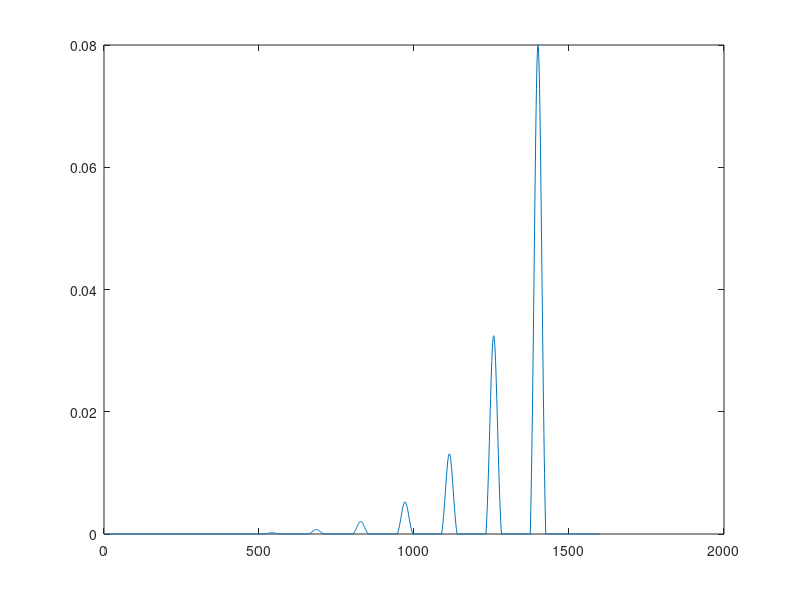

Write MATLAB code to recreate this figure. (Note: this script raises an error after producing the figure.)
function [dat, tissue, RF, motion] = nonperiodic_motion_test()
%% Laurence Jackson, BME, KCL, 2018
% 
% script to simulate the effects of respiratory motion of the pulse
% excitation profile with SWEEP
% 
% output:
%   dat = simulation results for tissue component
% 

clear

%% load paramters
load('tests/settings_motion.mat'); % load bulk of simulation parameters

%% sim
Rs = linspace(0,1,11);

% define custom non-periodic motion
motion.custom = zeros(1, RF.npulses);
nskips = 8;
skiploc = floor(linspace(400, 1400,nskips));

maxamp = 80e-3;
skipamp = exp(0.9*(1:nskips));
skipamp = ((skipamp- min(skipamp)) / ((max(skipamp) - min(skipamp)))) .* maxamp;

skipdur = 25;

for ii = 1:nskips
    x = (skiploc(ii)-skipdur):(skiploc(ii)+skipdur);
    y = normpdf(x,skiploc(ii), skipdur/2);
    y = ((y- min(y)) / ((max(y) - min(y)))) .* skipamp(ii);
    motion.custom(x) = y;
end
plot(motion.custom)

RF.seq = 'bssfp';
for ii = 1:length(Rs)
    
    RF.swp = Rs(ii);
    [dat{ii}, tissue, RF, motion] = sweep_sim_EPG_2(tissue, RF, motion); % bffe

end
save('simresults/motionsim_nonperiodic_bffe.mat','dat','-v7.3')

RF.seq = 150;
RF.TR = 15;
RF.flip = 10;
for ii = 1:length(Rs)
    
    RF.swp = Rs(ii);
    [dat{ii}, tissue, RF, motion] = sweep_sim_EPG_2(tissue, RF, motion); % bffe

end
save('simresults/motionsim_nonperiodic_spgr.mat','dat','-v7.3')


end